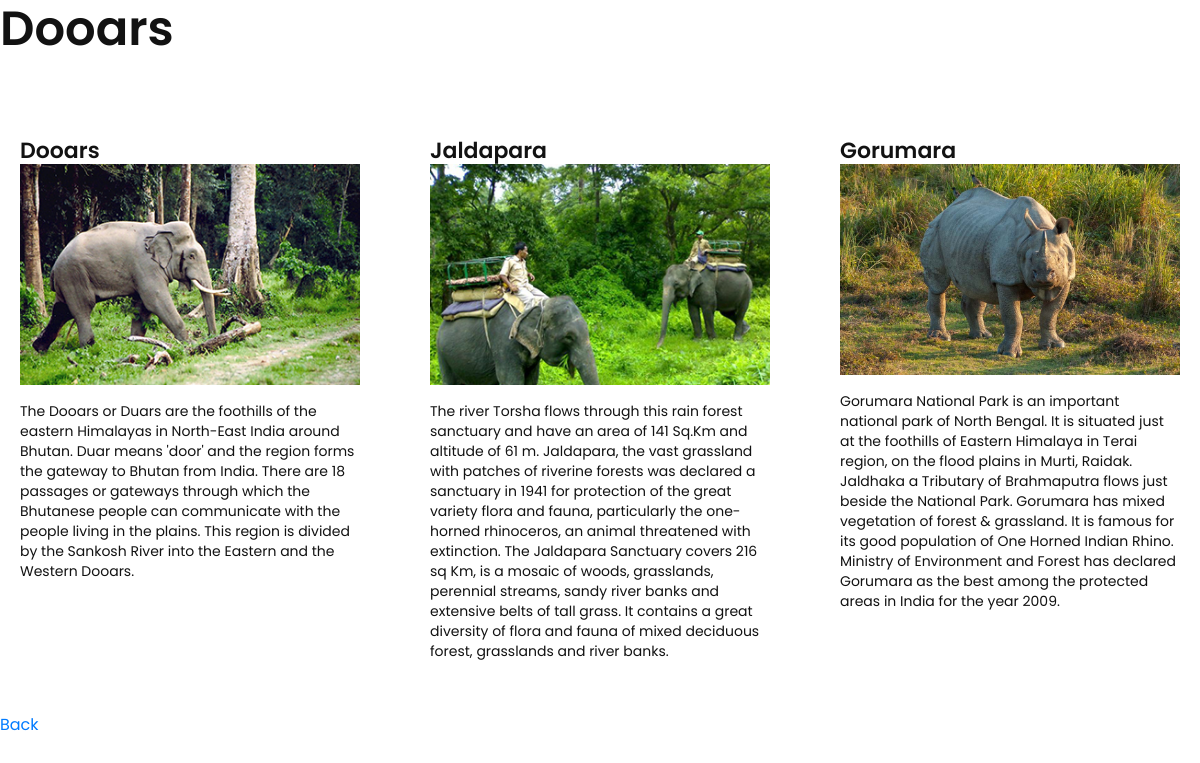
The app's page /destination.php?id=2 with its own data.
### tables this page shows
CREATE TABLE `destinations` (
  `id` int(10) NOT NULL,
  `category_id` int(10) NOT NULL,
  `name` varchar(80) NOT NULL,
  `description` varchar(800) NOT NULL,
  `cover` varchar(80) NOT NULL
);

### destination.php (the view, shortened to what this page needs)
<?php
    include('database/connection.php');
?>
<!doctype html>
<html lang="en">
<head>
    <link rel="stylesheet" href="bootstrap.min.css">
    <link rel="stylesheet" href="style.css">
</head>
<body>
    <?php
        $query = 'SELECT * FROM DESTINATIONS WHERE CATEGORY_ID=' . $_GET['id'];
        $result = mysqli_query($conn, $query);
    ?>
    <h1>
    </h1>
    <div class="row justify-content-center">
        <?php while ($row = mysqli_fetch_object($result)) { ?>
            <div class="col-lg-4 col-md-7 col-sm-9">
                <div class="single-features mt-40">
                    <div class="features-title-icon d-flex justify-content-between">
                        <h4 class="features-title">
                            <?php echo $row->name ?></a>
                        </h4>
                    </div>
                    <div class="features-content">
                        <img src="<?php echo $row->cover ?>" alt="cover">
                        <p class="text"><?php echo $row->description ?></p>
                    </div>
                </div>
            </div>
        <?php } ?>
    </div>
    <a href="index.php">Back</a>
</body>
</html>

### style.css (style rules this page uses)
body { font-family: "Poppins", sans-serif; font-weight: normal; font-style: normal; color: #121212; }
* { margin: 0; padding: 0; -webkit-box-sizing: border-box; -moz-box-sizing: border-box; box-sizing: border-box; }
img { max-width: 100%; }
i, a { display: inline-block; }
h1, h3, h4 { font-family: "Poppins", sans-serif; font-weight: 600; color: #121212; margin: 0px; }
h1 { font-size: 48px; }
h4 { font-size: 22px; }
p { font-size: 16px; font-weight: 400; line-height: 24px; color: #121212; margin: 0px; }
.mt-40 { margin-top: 40px; }
.single-features { padding: 40px 20px 52px; background-color: #fff; }
.single-features .features-content .text { font-size: 14px; line-height: 20px; color: #121212; margin-top: 16px; }

### records on screen
destinations: name "Dooars", cover (picture), description "The Dooars or Duars are the foothills of the eastern Himalayas in North-East India around Bhutan. Duar means 'door' and the region forms the gateway to Bhutan from India. There are 18 passages or gateways through which the Bhutanese people can communicate with the people living in the plains. This region is divided by the Sankosh River into the Eastern and the Western Dooars."
destinations: name "Jaldapara", cover (picture), description "The river Torsha flows through this rain forest sanctuary and have an area of 141 Sq.Km and altitude of 61 m. Jaldapara, the vast grassland with patches of riverine forests was declared a sanctuary in 1941 for protection of the great variety flora and fauna, particularly the one-horned rhinoceros, an animal threatened with extinction. The Jaldapara Sanctuary covers 216 sq Km, is a mosaic of woods, grasslands, perennial streams, sandy river banks and extensive belts of tall grass. It contains a great diversity of flora and fauna of mixed deciduous forest, grasslands and river banks."
destinations: name "Gorumara", cover (picture), description "Gorumara National Park is an important national park of North Bengal. It is situated just at the foothills of Eastern Himalaya in Terai region, on the flood plains in Murti, Raidak. Jaldhaka a Tributary of Brahmaputra flows just beside the National Park. Gorumara has mixed vegetation of forest & grassland. It is famous for its good population of One Horned Indian Rhino. Ministry of Environment and Forest has declared Gorumara as the best among the protected areas in India for the year 2009."
